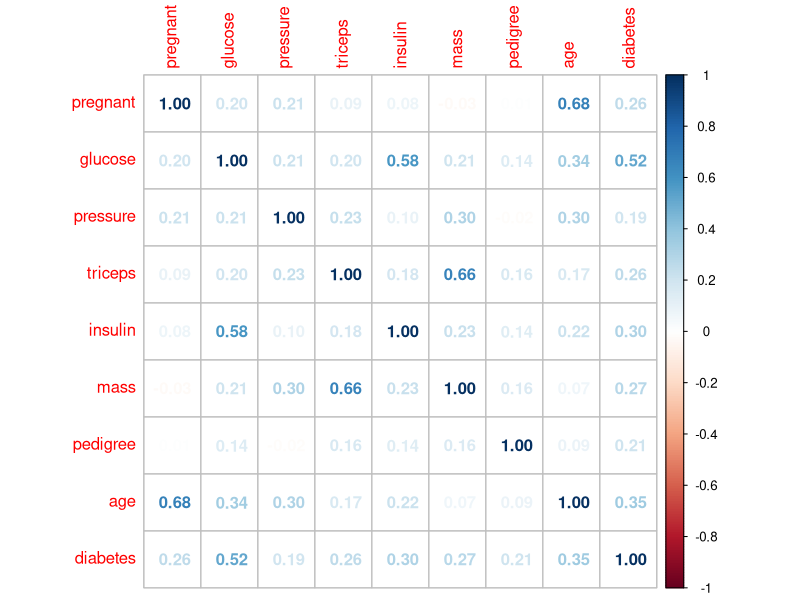
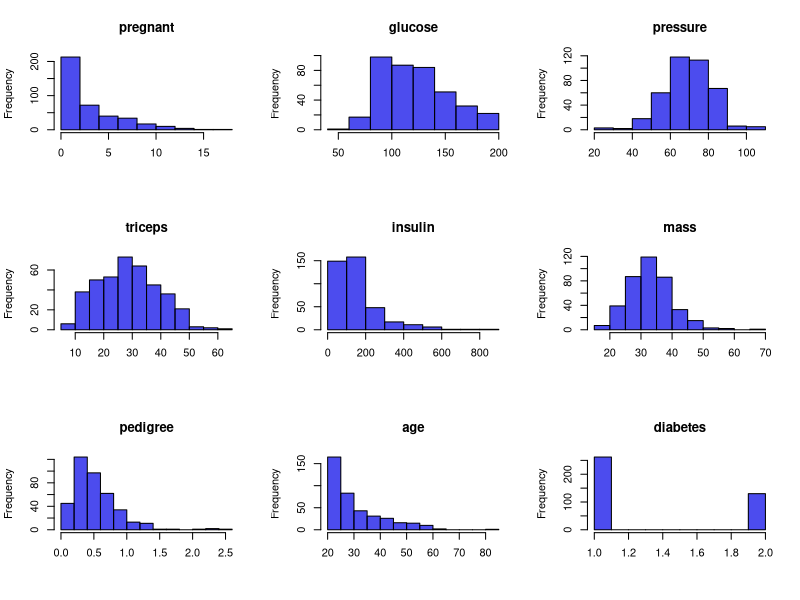
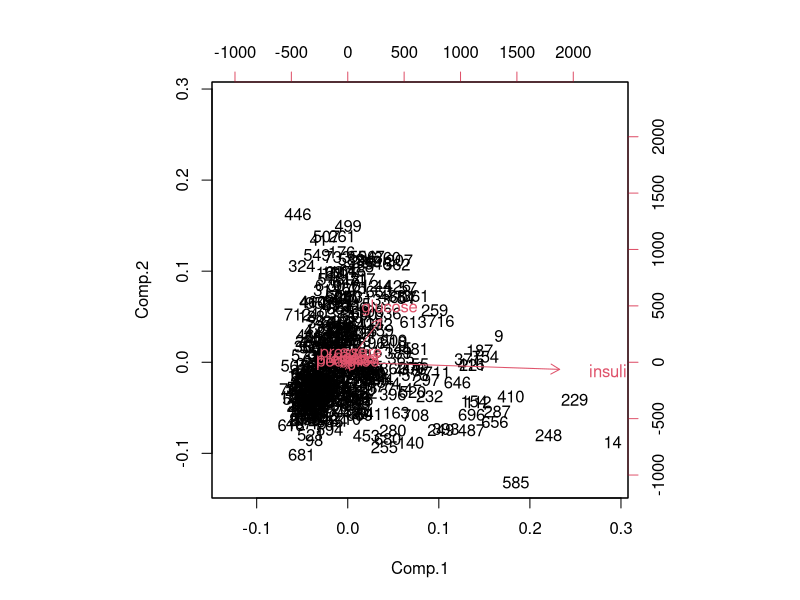
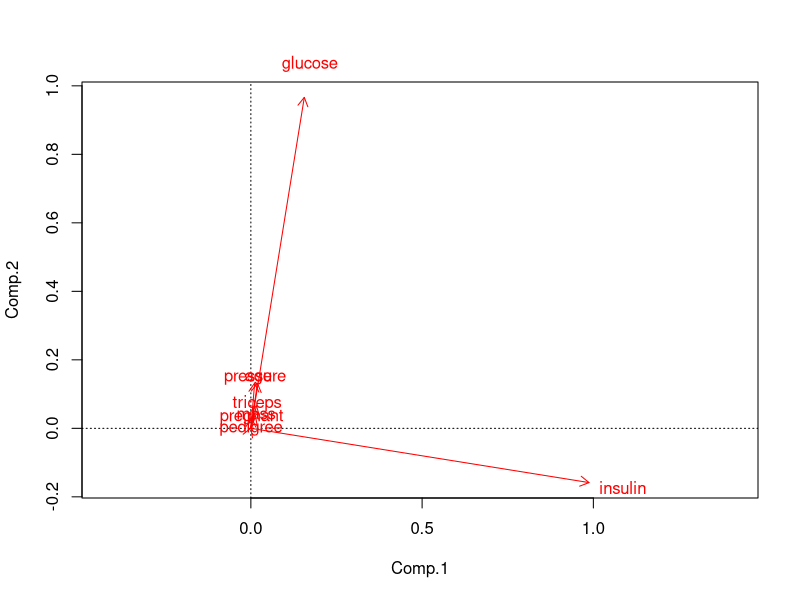

The R source for these figures, in order:
require("mlbench")
require("corrplot")
data(PimaIndiansDiabetes2,package = "mlbench") #see note about correction to dataset at https://www.rdocumentation.org/packages/mlbench/versions/2.1-1/topics/PimaIndiansDiabetes
Pima <- PimaIndiansDiabetes2;
rm(PimaIndiansDiabetes2)

head(Pima)
summary(Pima)
levels(Pima$diabetes)<-c(0,1) #replacing diabetes condition of 'neg' or 'pos' with 0 and 1, respectively. 
Pima$diabetes<-as.numeric(Pima$diabetes) #changing diabetes from a factor to numeric
Pima<-Pima[complete.cases(Pima),] #using only complete records

PimaCorr<-cor(Pima)
corrplot(PimaCorr, method="number")

par(mfrow=c(3,3))  #creating histograms of the variables.
for (i in 1:9){hist(Pima[,i], col=rgb(0,0,.9, .7), xlab="", main = (colnames(Pima[i])))}
par(mfrow=c(1,1))

a<-princomp(Pima[,1:8]) #PCA of dataset, leaving out diabetes variable
a
a$loadings #12.5% cumulative variance explained by Comp.1, 87.5% by Comp.7.
biplot(a) #this shows a large eigenvector for insulin, but is messy to read.
X <- a$loadings #this provides a much cleaner view with datapoints removed
plot(X, asp=1, type="n")
abline(v=0, lty=3)
abline(h=0, lty=3)
arrows(0, 0, X[,1], X[,2], len=0.1, col="red")
text(1.1*X, rownames(X), col="red", xpd=T)
print(a)
